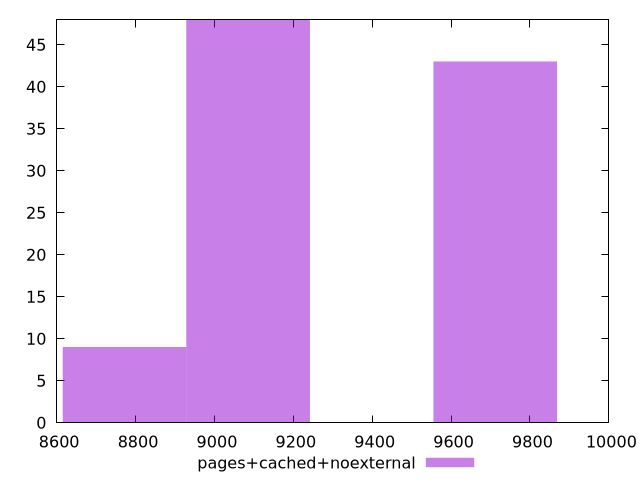

The gnuplot source for this figure:
$_pagesCachedNoexternal <<EOF
9712.014799916393 43
9085.433199921787 48
8772.142399924483 9
EOF
set key outside below
set terminal pngcairo
set output "report_00004_2020-11-02T20-21-41.718Z/largest-contentful-paint/pages+cached+noexternal//raw_hist.png"
set yrange [0:48]
set boxwidth 313.290799997303
set style fill transparent solid 0.5 noborder
plot $_pagesCachedNoexternal title "pages+cached+noexternal" with boxes ,
